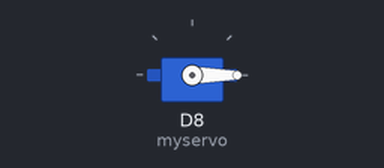
This sketch was run on a simulated ESP8266 (NodeMCU). Parts: servo.

Above: at 0.05 s.
Timing chart, 0 to 4.6 s (numbered marks = the images above):
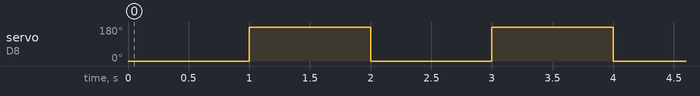

The sketch:

5_servo_autorotate.ino
```cpp
#include <Servo.h>

Servo myservo;  // create servo object to control a servo
// twelve servo objects can be created on most boards


void setup() {
  myservo.attach(D8);  // attaches the servo on GIO2 to the servo object
}

void loop() {

  myservo.write(0);    // tell servo to go to position in variable 'pos'
  delay(1000);         // waits 1 second for the servo to reach the position
  myservo.write(180);  // tell servo to go to position in variable 'pos'
  delay(1000);         // waits 1 second for the servo to reach the position
}
```

Measured:
- by itself, servo on D8 (myservo): alternates 180° for 1.0 s and 0° for 1.0 s
